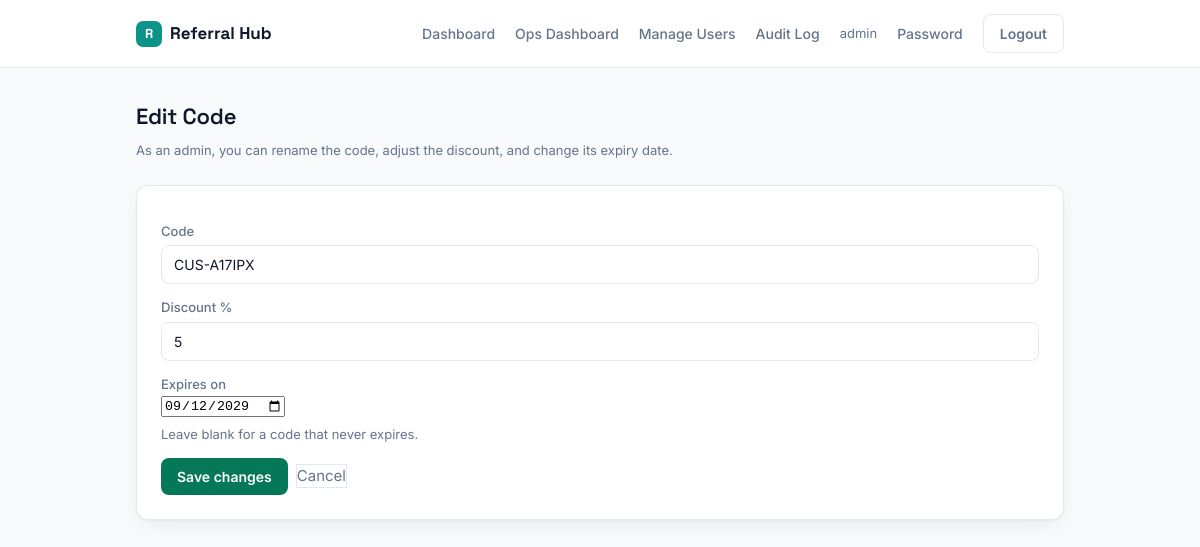
The page /dashboard/edit/31/ (signed in) on the database its author committed.
### referrals/models.py (models this page shows, shortened)
class ReferralCode(models.Model):
    code = models.CharField(max_length=30, unique=True)
    code_type = models.CharField(max_length=10, choices=CODE_TYPE_CHOICES)
    requested_by = models.ForeignKey(settings.AUTH_USER_MODEL, on_delete=models.CASCADE, related_name="referral_codes")
    owner_name = models.CharField(max_length=150, blank=True)
    owner_email = models.EmailField(blank=True)
    product = models.CharField(max_length=20, choices=PRODUCT_CHOICES)
    discount_percent = models.PositiveIntegerField(default=DEFAULT_CUSTOMER_DISCOUNT)
    approval_status = models.CharField(max_length=10, choices=APPROVAL_STATUS_CHOICES, default="pending")
    origin_system = models.CharField(max_length=10, choices=ORIGIN_SYSTEM_CHOICES, default="hub")
    active = models.BooleanField(default=True)
    deactivated_at = models.DateTimeField(null=True, blank=True)
    deactivated_by = models.ForeignKey(
        settings.AUTH_USER_MODEL, null=True, blank=True, on_delete=models.SET_NULL, related_name="deactivated_codes"
    )
    approved_by = models.ForeignKey(settings.AUTH_USER_MODEL, null=True, blank=True, on_delete=models.SET_NULL, related_name="approved_codes")
    approved_at = models.DateTimeField(null=True, blank=True)
    created_at = models.DateTimeField(auto_now_add=True)
    expires_at = models.DateTimeField(
        null=True, blank=True, default=default_expiry,
        help_text="Coupon stops being redeemable after this date. Defaults to 3 years "
                   "from approval; admins can extend or shorten it.",
    )
    wix_coupon_id = models.CharField(max_length=100, blank=True, default="")
    wix_sync_status = models.CharField(max_length=15, choices=WIX_SYNC_STATUS_CHOICES, default="not_applicable")
    wix_sync_error = models.TextField(blank=True, default="")
    wix_last_synced_at = models.DateTimeField(null=True, blank=True)
    class Meta:
        ordering = ["-created_at"]

### referrals/views.py (the view)
# urls.py: path("dashboard/edit/<int:code_id>/", views.edit_code, name="edit_code"),
@login_required
def edit_code(request, code_id):
    code = get_object_or_404(ReferralCode, id=code_id)
    is_owner = code.requested_by_id == request.user.id
    editable = code.approval_status != "approved" or code.active  # blocks edits on deactivated codes
    if not editable:
        raise PermissionDenied("This code is deactivated and can no longer be edited. Request a new code instead.")
    if not (request.user.is_staff or (is_owner and code.approval_status == "pending")):
        raise PermissionDenied("You cannot edit this code.")
    if request.method == "POST":
        form = EditCodeForm(
            request.POST,
            instance=code,
            allow_code_edit=request.user.is_staff,
            initial={"code": code.code, "discount_percent": code.discount_percent, "expires_at": code.expires_at},
        )
        if form.is_valid():
            old_code, old_discount, old_expiry = code.code, code.discount_percent, code.expires_at
            code.code = form.cleaned_data["code"]
            code.discount_percent = form.cleaned_data["discount_percent"]
            code.expires_at = form.cleaned_data["expires_at"]
            code.save()
            changes = []
            if old_code != code.code:
                changes.append(f"code {mask_code(old_code)} to {mask_code(code.code)}")
            if old_discount != code.discount_percent:
                changes.append(f"discount {old_discount}% to {code.discount_percent}%")
            if old_expiry != code.expires_at:
                changes.append(f"expiry {_fmt_date(old_expiry)} to {_fmt_date(code.expires_at)}")
            _log("edited", code, request.user, "; ".join(changes) if changes else "No changes")
            if (old_code != code.code or old_discount != code.discount_percent) \
                    and code.wix_sync_status == "synced" and wix_sync.should_sync(code):
                success, error = wix_sync.disable_coupon(code)  # retire the old coupon...
                if success:
                    _sync_approved_code_to_wix(code, request.user)  # ...and create a fresh one
                else:
                    code.wix_sync_status = "failed"
                    code.wix_sync_error = error or "Unknown error"
                    code.save(update_fields=["wix_sync_status", "wix_sync_error"])
                    _log("wix_sync_failed", code, request.user, f"Update after edit failed: {error}")
            messages.success(request, "Code updated.")
            return redirect("user_dashboard")
    else:
        form = EditCodeForm(
            initial={"code": code.code, "discount_percent": code.discount_percent, "expires_at": code.expires_at},
            instance=code,
            allow_code_edit=request.user.is_staff,
        )
    return render(request, "referrals/edit_code.html", {"code": code, "form": form, "is_ops": _in_group(request.user, "Ops")})

### referrals/forms.py (shortened to what this page needs)
class EditCodeForm(forms.Form):
    code = forms.CharField(max_length=30)
    discount_percent = forms.IntegerField(min_value=0, max_value=100)
    expires_at = forms.DateField(
        required=False,
        widget=forms.DateInput(attrs={"type": "date"}),
        help_text="Leave blank for a code that never expires.",
    )
    def __init__(self, *args, instance=None, allow_code_edit=False, **kwargs):
        self.instance = instance
        self.allow_code_edit = allow_code_edit
        super().__init__(*args, **kwargs)
        if not allow_code_edit:
            self.fields["code"].disabled = True
            self.fields["expires_at"].disabled = True

### referrals/views.py (called while the page is built)
def _in_group(user, group_name):
    return user.is_staff or user.groups.filter(name=group_name).exists()

### referrals/templates/referrals/edit_code.html (shortened to what this page needs)
{% extends "referrals/base.html" %}
{% block body %}
<div class="page">
  <h1>Edit Code</h1>
  <p class="subtext" style="margin-bottom:24px">
    {% if request.user.is_staff %}
      As an admin, you can rename the code, adjust the discount, and change its expiry date.
    {% else %}
      You can adjust the discount while this code is still pending. Once approved, only an admin can make changes.
    {% endif %}
  </p>
  <div class="card">
    <form method="post" class="form-stack">
      <div class="form-row">
        <label for="{{ form.code.id_for_label }}">Code</label>
        {{ form.code }}
      </div>
      <div class="form-row">
        <label for="{{ form.discount_percent.id_for_label }}">Discount %</label>
        {{ form.discount_percent }}
      </div>
      <div class="form-row">
        <label for="{{ form.expires_at.id_for_label }}">Expires on</label>
        {{ form.expires_at }}
        {% if form.expires_at.help_text %}<p class="subtext">{{ form.expires_at.help_text }}</p>{% endif %}
      </div>
      <div class="btn-row">
        <button type="submit" class="btn-approve">Save changes</button>
        <a href="{% url 'user_dashboard' %}" class="btn-ghost">Cancel</a>
      </div>
    </form>
  </div>
</div>
{% endblock %}

### referrals/templates/referrals/base.html (shortened to what this page needs)
{% load static %}<!DOCTYPE html>
<html lang="en">
<head>
<link rel="stylesheet" href="{% static 'referrals/css/main.css' %}">
</head>
<body>
{% if request.user.is_authenticated %}
<nav class="nav">
  <div class="nav-inner">
    <div class="brand"><span class="brand-mark">R</span> Referral Hub</div>
    <div class="nav-links">
      {% if not is_ops or request.user.is_staff %}<a href="{% url 'user_dashboard' %}">Dashboard</a>{% endif %}
      {% if is_ops or request.user.is_staff %}<a href="{% url 'ops_dashboard' %}">Ops Dashboard</a>{% endif %}
      {% if request.user.is_staff %}<a href="{% url 'manage_users' %}">Manage Users</a>{% endif %}
      {% if request.user.is_staff %}<a href="{% url 'audit_log' %}">Audit Log</a>{% endif %}
      <span class="nav-user">{{ request.user.username }}</span>
      <a href="{% url 'change_password' %}">Password</a>
      <form action="{% url 'logout' %}" method="post" class="inline-form">{% csrf_token %}<button type="submit" class="btn-ghost">Logout</button></form>
    </div>
  </div>
</nav>
{% endif %}
{% block body %}{% endblock %}
</body>
</html>

### referrals/static/referrals/css/main.css (style rules this page uses)
:root { --bg: #F8FAFC; --surface: #FFFFFF; --surface-alt: #F1F5F9; --border: #E2E8F0; --ink: #0F172A; --ink-muted: #64748B; --primary: #0D9488; --primary-dark: #0F766E; --primary-soft: #CCFBF1; --amber: #B45309; --amber-soft: #FEF3C7; --emerald: #047857; --emerald-soft: #D1FAE5; --rose: #BE123C; --rose-soft: #FFE4E6; --radius: 12px; --radius-sm: 8px; --shadow: 0 1px 2px rgba(15,23,42,.04), 0 8px 24px -8px rgba(15,23,42,.10); }
* { box-sizing: border-box; }
body { margin: 0; background: var(--bg); color: var(--ink); font-family: 'Inter', -apple-system, sans-serif; font-size: 15px; line-height: 1.5; -webkit-font-smoothing: antialiased; }
h1, h2, h3 { font-family: 'Space Grotesk', 'Inter', sans-serif; font-weight: 600; letter-spacing: -0.01em; margin: 0 0 4px; }
h1 { font-size: 22px; }
a { color: var(--primary-dark); text-decoration: none; }
.nav { background: var(--surface); border-bottom: 1px solid var(--border); position: sticky; top: 0; z-index: 10; }
.nav-inner { max-width: 960px; margin: 0 auto; padding: 14px 24px; display: flex; align-items: center; justify-content: space-between; }
.brand { display: flex; align-items: center; gap: 8px; font-family: 'Space Grotesk', sans-serif; font-weight: 700; font-size: 17px; color: var(--ink); }
.brand-mark { width: 26px; height: 26px; border-radius: 7px; background: var(--primary); color: #fff; display: grid; place-items: center; font-size: 13px; font-weight: 700; flex-shrink: 0; }
.nav-links { display: flex; align-items: center; gap: 20px; font-size: 14px; }
.nav-links a { color: var(--ink-muted); font-weight: 500; }
.nav-user { color: var(--ink-muted); font-size: 13px; }
.page { max-width: 960px; margin: 0 auto; padding: 32px 24px 64px; }
.card { background: var(--surface); border: 1px solid var(--border); border-radius: var(--radius); box-shadow: var(--shadow); padding: 24px; margin-bottom: 24px; }
.subtext { color: var(--ink-muted); font-size: 13px; margin-top: 8px; }
input[type=text], input[type=email], input[type=password], input[type=number], select { width: 100%; padding: 10px 12px; margin: 4px 0 2px; border: 1px solid var(--border); border-radius: var(--radius-sm); background: var(--surface); color: var(--ink); font-size: 14px; font-family: inherit; }
label { font-size: 13px; font-weight: 500; color: var(--ink-muted); display: block; margin-top: 12px; }
button, .btn { display: inline-flex; align-items: center; justify-content: center; gap: 6px; padding: 10px 16px; border-radius: var(--radius-sm); border: 0; font-size: 14px; font-weight: 600; font-family: inherit; cursor: pointer; background: var(--primary); color: #fff; transition: background .15s ease; }
.btn-ghost { background: transparent; color: var(--ink-muted); border: 1px solid var(--border); }
.btn-approve { background: var(--emerald); }
.btn-row { display: flex; gap: 8px; align-items: center; flex-wrap: wrap; }
.inline-form { display: inline-block; }
.nav-inner, .page { padding-left: 16px; padding-right: 16px; }

### rows shown on the page
ReferralCode: code "CUS-A17IPX", discount_percent "5", expires_at "09/12/2029"

### other values the page prints
{{ request.user.username }} "admin"
